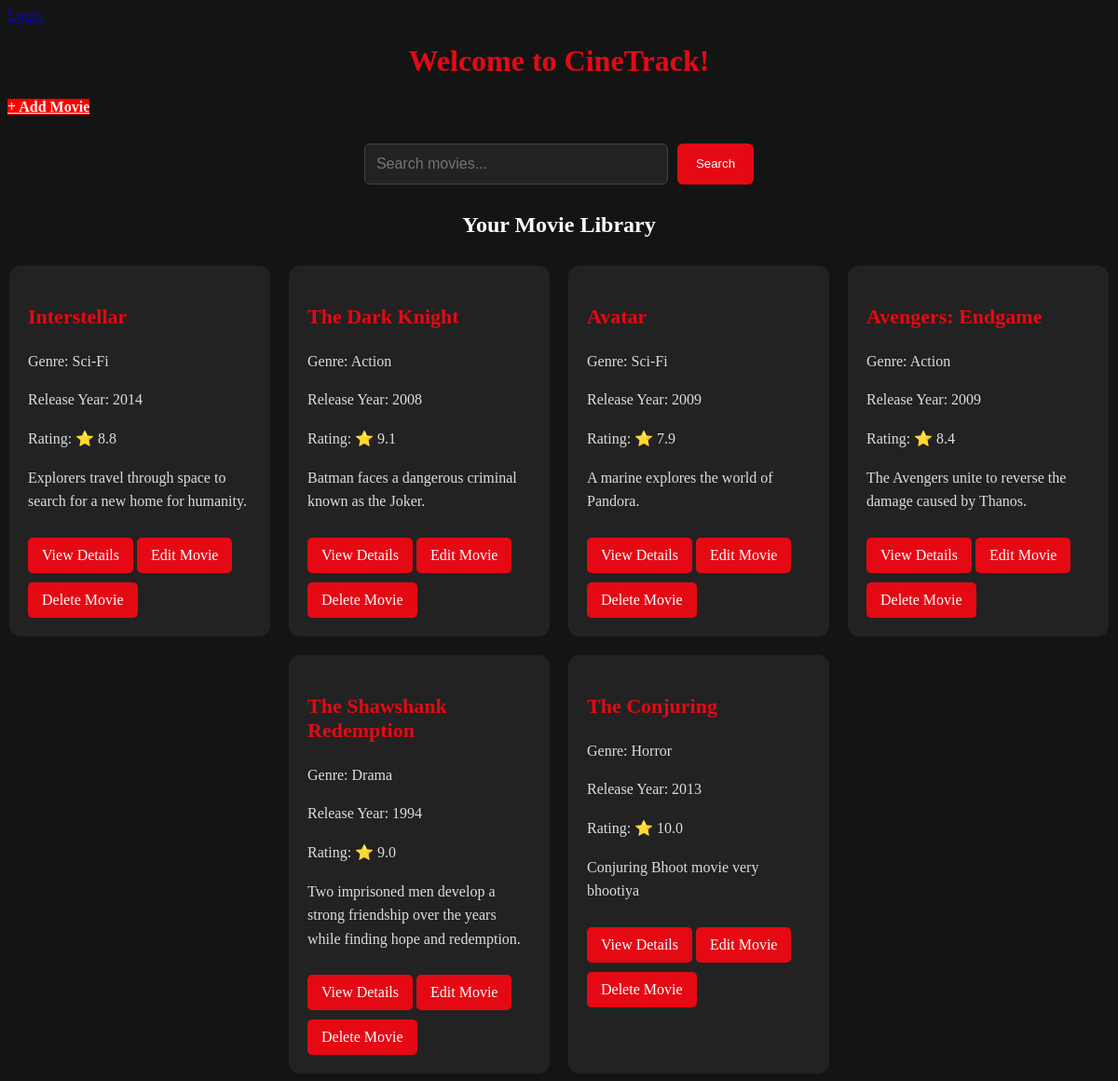
The page / on the database its author committed.
### movies/models.py (models this page shows)
class Movie(models.Model):
    title = models.CharField(max_length=100)
    genre = models.CharField(max_length=50)
    release_year = models.IntegerField()
    description = models.TextField()
    rating = models.FloatField()

### movies/views.py (the view)
# urls.py: 2. Add a URL to urlpatterns:  path('', views.home, name='home')
def home(request):
    query = request.GET.get('q', '')
    if query:
        movies = Movie.objects.filter(
        Q(title__icontains=query) |
        Q(genre__icontains=query)
    )
    else:
        movies = Movie.objects.all()
    return render(
        request,
        'movies/home.html',
    {
        'movies': movies,
        'query': query
    }
     )

### movies/templates/movies/home.html (shortened to what this page needs)
{% load static %}
<!DOCTYPE html>
<html lang="en">
<head>
    <link rel="stylesheet" href="{% static 'movies/style.css' %}">
</head>
<body>
    {% if user.is_authenticated %}
    <p>Welcome, {{ user.username }}</p>
    <form method="POST" action="{% url 'logout' %}">
        {% csrf_token %}
        <button type="submit">Logout</button>
    </form>
{% else %}
    <a href="{% url 'login' %}">Login</a>
{% endif %}
    <h1 id="Heading">Welcome to CineTrack!</h1>
    <a href="{% url 'add_movie' %}" id="Add_movies_button">+ Add Movie</a>
    <form method="GET" action="/" class="search-form">
    <input
        type="text"
        name="q"
        placeholder="Search movies..."
        value="{{ query }}"
    >
    <button type="submit">Search</button>
</form>
    <h2>Your Movie Library</h2>
<div class="movie-container">
    {% for movie in movies %}
       <div class="movie-card">
                 <h3>{{ movie.title }}</h3>
            <p>Genre: {{ movie.genre }}</p>
            <p>Release Year: {{ movie.release_year }}</p>
            <p>Rating: ⭐ {{ movie.rating }}</p>
            <p>{{ movie.description }}</p>
            <a href="{% url 'movie_detail' movie.id %}">View Details</a>
            <a href="{% url 'edit_movie' movie.id %}">Edit Movie</a>
            <a href="{% url 'delete_movie' movie.id %}">Delete Movie</a>
        </div>
    {% empty %}
    <p class="no-results">
        No movies found. Try another search.
    </p>
    {% endfor %}
</div>
</body>
</html>

### movies/static/movies/style.css (style rules this page uses)
body { background-color: #141414; color: white; font-family: ProductSans; }
h1 { text-align: center; color: #e50914; }
h2 { text-align: center; color: white; }
.movie-container { display: flex; flex-wrap: wrap; justify-content: center; gap: 20px; margin-top: 30px; }
.movie-card { background-color: #222; width: 280px; padding: 20px; border-radius: 12px; box-sizing: border-box; }
.movie-card h3 { color: #e50914; font-size: 22px; }
.movie-card p { color: #ddd; line-height: 1.6; }
.movie-card a { display: inline-block; background-color: #e50914; color: white; text-decoration: none; padding: 10px 15px; border-radius: 5px; margin-top: 10px; }
.search-form { display: flex; justify-content: center; gap: 10px; margin: 30px auto; }
.search-form input { width: 300px; padding: 12px; border: 1px solid #444; border-radius: 6px; background-color: #222; color: white; font-size: 16px; }
.search-form button { padding: 12px 20px; background-color: #e50914; color: white; border: none; border-radius: 6px; cursor: pointer; }
#Add_movies_button { background-color: red; color: whitesmoke; font-weight: bold; }

### rows shown on the page
Movie: title "Interstellar", genre "Sci-Fi", release_year "2014", rating "8.8", description "Explorers travel through space to search for a new home for humanity."
Movie: title "The Dark Knight", genre "Action", release_year "2008", rating "9.1", description "Batman faces a dangerous criminal known as the Joker."
Movie: title "Avatar", genre "Sci-Fi", release_year "2009", rating "7.9", description "A marine explores the world of Pandora."
Movie: title "Avengers: Endgame", genre "Action", release_year "2009", rating "8.4", description "The Avengers unite to reverse the damage caused by Thanos."
Movie: title "The Shawshank Redemption", genre "Drama", release_year "1994", rating "9.0", description "Two imprisoned men develop a strong friendship over the years while finding hope and redemption."
Movie: title "The Conjuring", genre "Horror", release_year "2013", rating "10.0", description "Conjuring Bhoot movie very bhootiya"
